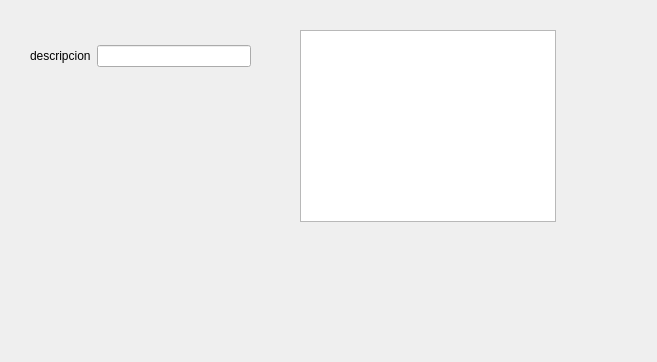
<?xml version="1.0" encoding="UTF-8"?>
<ui version="4.0">
<class>ui_search_medida</class>
<widget class="QWidget" name="ui_search_medida">
  <property name="geometry">
   <rect>
    <x>0</x>
    <y>0</y>
    <width>657</width>
    <height>362</height>
   </rect>
  </property>
  <property name="windowTitle">
   <string>SearchForm</string>
  </property>
  <widget class="QWidget" name="gridLayoutWidget">
   <property name="geometry">
    <rect>
     <x>30</x>
     <y>30</y>
     <width>221</width>
     <height>53</height>
    </rect>
   </property>
   <layout class="QGridLayout" name="gridLayout">
<item row="1" column ="0">
<widget class="QLabel" name="l_descripcion">
<property name="text">
<string>descripcion</string>
</property>
</widget>
</item>
<item row="1" column="1">
<widget class="LineEdit" name="le_descripcion"/>
</item>
  </layout>
  </widget>
  <widget class="QTableView" name="tableView">
   <property name="geometry">
    <rect>
     <x>300</x>
     <y>30</y>
     <width>256</width>
     <height>192</height>
    </rect>
   </property>
  </widget>
 </widget>
 <customwidgets>
  <customwidget>
   <class>LineEdit</class>
   <extends>QLineEdit</extends>
   <header>lineedit.h</header>
  </customwidget>
 </customwidgets>
 <resources/>
 <connections/>
</ui>
